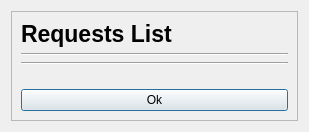
<?xml version="1.0" encoding="UTF-8"?>
<ui version="4.0">
 <class>requestListForm</class>
 <widget class="QDialog" name="requestListForm">
  <property name="geometry">
   <rect>
    <x>0</x>
    <y>0</y>
    <width>309</width>
    <height>132</height>
   </rect>
  </property>
  <property name="windowTitle">
   <string>Dialog</string>
  </property>
  <layout class="QGridLayout" name="gridLayout">
   <item row="0" column="0">
    <widget class="QFrame" name="frame">
     <property name="frameShape">
      <enum>QFrame::StyledPanel</enum>
     </property>
     <property name="frameShadow">
      <enum>QFrame::Raised</enum>
     </property>
     <layout class="QGridLayout" name="gridLayout_2">
      <item row="0" column="0">
       <layout class="QVBoxLayout" name="verticalLayout">
        <item>
         <widget class="QLabel" name="label">
          <property name="font">
           <font>
            <pointsize>17</pointsize>
            <weight>75</weight>
            <bold>true</bold>
           </font>
          </property>
          <property name="text">
           <string>Requests List</string>
          </property>
         </widget>
        </item>
        <item>
         <widget class="Line" name="line">
          <property name="orientation">
           <enum>Qt::Horizontal</enum>
          </property>
         </widget>
        </item>
        <item>
         <layout class="QFormLayout" name="form">
          <property name="fieldGrowthPolicy">
           <enum>QFormLayout::AllNonFixedFieldsGrow</enum>
          </property>
          <property name="rowWrapPolicy">
           <enum>QFormLayout::WrapLongRows</enum>
          </property>
          <property name="labelAlignment">
           <set>Qt::AlignJustify|Qt::AlignVCenter</set>
          </property>
          <property name="formAlignment">
           <set>Qt::AlignHCenter|Qt::AlignTop</set>
          </property>
          <property name="horizontalSpacing">
           <number>6</number>
          </property>
          <property name="leftMargin">
           <number>0</number>
          </property>
         </layout>
        </item>
        <item>
         <widget class="Line" name="line_2">
          <property name="orientation">
           <enum>Qt::Horizontal</enum>
          </property>
         </widget>
        </item>
        <item>
         <spacer name="verticalSpacer">
          <property name="orientation">
           <enum>Qt::Vertical</enum>
          </property>
          <property name="sizeHint" stdset="0">
           <size>
            <width>20</width>
            <height>40</height>
           </size>
          </property>
         </spacer>
        </item>
        <item>
         <widget class="QPushButton" name="pushButton_2">
          <property name="text">
           <string>Ok</string>
          </property>
         </widget>
        </item>
       </layout>
      </item>
     </layout>
    </widget>
   </item>
  </layout>
 </widget>
 <resources/>
 <connections>
  <connection>
   <sender>pushButton_2</sender>
   <signal>clicked()</signal>
   <receiver>requestListForm</receiver>
   <slot>accept()</slot>
   <hints>
    <hint type="sourcelabel">
     <x>190</x>
     <y>110</y>
    </hint>
    <hint type="destinationlabel">
     <x>303</x>
     <y>98</y>
    </hint>
   </hints>
  </connection>
 </connections>
</ui>
